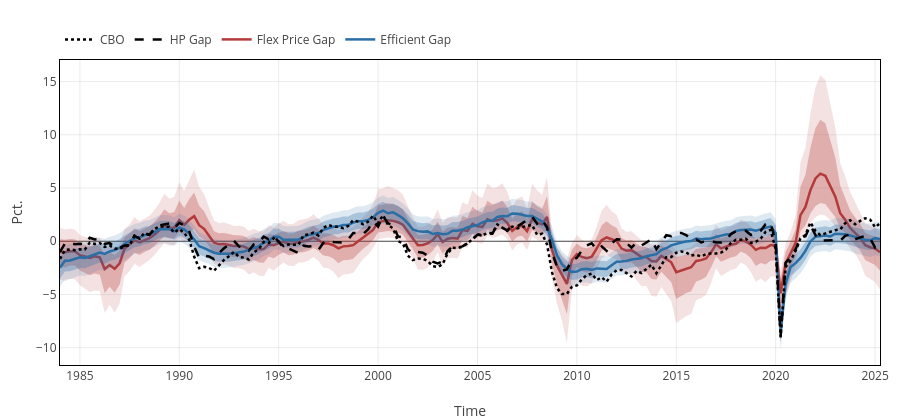

The cell this chart's notebook holds for it:
### Code cell
include("code/filters.jl");
y = (data[1:end-max_h, 1]);
cbo_gap = CSV.read("./data/CBO_gap_2025.csv", DataFrame)[!, :GDPC1_GDPPOT];

hp_gap = HP_filter(y);

# ============= gaps
plt_cycle = Plot([

              # Flex price gap
        # 90% band: lower first (invisible), then upper filled to previous
        scatter(x=date, y=Ψf05[1:end-max_h, 1], mode="lines",
                line=attr(color="rgba(0,0,0,0)"), hoverinfo="skip", showlegend=false),
        scatter(x=date, y=Ψf95[1:end-max_h, 1], mode="lines", showlegend=false,
                fill="tonexty", fillcolor=band90_flex, line=attr(color="rgba(0,0,0,0)")),  
        # 68% band: lower first (invisible), then upper filled to previous
        scatter(x=date, y=Ψf16[1:end-max_h, 1], mode="lines",
                line=attr(color="rgba(0,0,0,0)"), hoverinfo="skip", showlegend=false),
        scatter(x=date, y=Ψf84[1:end-max_h, 1], mode="lines", showlegend=false,
                fill="tonexty", fillcolor=band68_flex, line=attr(color="rgba(0,0,0,0)")),
        # Median line
        scatter(x=date, y=Ψfᵐ[1:end-max_h, 1], mode="lines", name="Flex Price Gap", legendrank=3,
                line=attr(color=flex_color, width=2.5)),
                
        # Efficient gap
        # 90% band: lower first (invisible), then upper filled to previous
        scatter(x=date, y=Ψe05[1:end-max_h, 1], mode="lines",
                line=attr(color="rgba(0,0,0,0)"), hoverinfo="skip", showlegend=false),
        scatter(x=date, y=Ψe95[1:end-max_h, 1], mode="lines", showlegend=false,
                fill="tonexty", fillcolor=band90_eff, line=attr(color="rgba(0,0,0,0)")),

        # 68% band: lower first (invisible), then upper filled to previous
        scatter(x=date, y=Ψe16[1:end-max_h, 1], mode="lines",
                line=attr(color="rgba(0,0,0,0)"), hoverinfo="skip", showlegend=false),
        scatter(x=date, y=Ψe84[1:end-max_h, 1], mode="lines", showlegend=false,
                fill="tonexty", fillcolor=band68_eff, line=attr(color="rgba(0,0,0,0)")),
        # Median line
        scatter(x=date, y=Ψeᵐ[1:end-max_h, 1], mode="lines", name="Efficient Gap", legendrank=1,
                line=attr(color=eff_color, width=2.5)),
        
        # HP benchmark
        scatter(x=date[1:end-max_h], y=hp_gap, name="HP Gap", line=attr(width=2.5, color="#000000", dash="dash")),

        # CBO benchmark
        scatter(x=date[1:end-max_h], y=cbo_gap, name="CBO", line=attr(width=2.5, color="#000000", dash="dot"))

],
base_layout)
display(plt_cycle)

# correlation
corr_hp = cor(Ψeᵐ[1:end-max_h, 1], hp_gap)
display("Correlation between Efficient gap and HP gap: $(corr_hp)")

corr_hp = cor(Ψfᵐ[1:end-max_h, 1], hp_gap)
display("Correlation between Flex price gap and HP gap: $(corr_hp)")

# relative volatility of flex gap to efficient gap
rel_vol_hp_eff = std(hp_gap) /  std(Ψeᵐ[1:end-max_h, 1])
display("Relative volatility of HP gap to Efficient gap: $(rel_vol_hp_eff)")

rel_vol_hp_flex = std(hp_gap) / std(Ψfᵐ[1:end-max_h, 1])
display("Relative volatility of HP gap to Flex price gap: $(rel_vol_hp_flex)")


# CORRELATIONS
corr_cbo = cor(Ψeᵐ[1:end-max_h, 1], cbo_gap)
display("Correlation between Efficient gap and CBO gap: $(corr_cbo)")

corr_cbo = cor(Ψfᵐ[1:end-max_h, 1], cbo_gap)
display("Correlation between Flex price gap and CBO gap: $(corr_cbo)")


# relative volatility of flex gap to efficient gap
rel_vol_cbo_eff = std(cbo_gap) /  std(Ψeᵐ[1:end-max_h, 1])
display("Relative volatility of CBO gap to Efficient gap: $(rel_vol_cbo_eff)")

rel_vol_cbo_flex = std(cbo_gap) / std(Ψfᵐ[1:end-max_h, 1])
display("Relative volatility of CBO gap to Flex price gap: $(rel_vol_cbo_flex)")

### Figure 1 — Plotly figure (JSON) as saved in the notebook; plotly's stock layout.template omitted (floating-point values rounded to 4 significant figures; data arrays with more than 128 entries replaced by an {"elided": "..."} marker saying what was removed)
{"data": [{"hoverinfo": "skip", "line": {"color": "rgba(0,0,0,0)"}, "mode": "lines", "showlegend": false, "type": "scatter", "x": {"elided": "174 str values"}, "y": {"elided": "166 float values"}}, {"fill": "tonexty", "fillcolor": "rgba(179, 58, 58, 0.15)", "line": {"color": "rgba(0,0,0,0)"}, "mode": "lines", "showlegend": false, "type": "scatter", "x": {"elided": "174 str values"}, "y": {"elided": "166 float values"}}, {"hoverinfo": "skip", "line": {"color": "rgba(0,0,0,0)"}, "mode": "lines", "showlegend": false, "type": "scatter", "x": {"elided": "174 str values"}, "y": {"elided": "166 float values"}}, {"fill": "tonexty", "fillcolor": "rgba(179, 58, 58, 0.30)", "line": {"color": "rgba(0,0,0,0)"}, "mode": "lines", "showlegend": false, "type": "scatter", "x": {"elided": "174 str values"}, "y": {"elided": "166 float values"}}, {"legendrank": 3, "line": {"color": "#B33A3A", "width": 2.5}, "mode": "lines", "name": "Flex Price Gap", "type": "scatter", "x": {"elided": "174 str values"}, "y": {"elided": "166 float values"}}, {"hoverinfo": "skip", "line": {"color": "rgba(0,0,0,0)"}, "mode": "lines", "showlegend": false, "type": "scatter", "x": {"elided": "174 str values"}, "y": {"elided": "166 float values"}}, {"fill": "tonexty", "fillcolor": "rgba(42, 110, 166, 0.15)", "line": {"color": "rgba(0,0,0,0)"}, "mode": "lines", "showlegend": false, "type": "scatter", "x": {"elided": "174 str values"}, "y": {"elided": "166 float values"}}, {"hoverinfo": "skip", "line": {"color": "rgba(0,0,0,0)"}, "mode": "lines", "showlegend": false, "type": "scatter", "x": {"elided": "174 str values"}, "y": {"elided": "166 float values"}}, {"fill": "tonexty", "fillcolor": "rgba(42, 110, 166, 0.30)", "line": {"color": "rgba(0,0,0,0)"}, "mode": "lines", "showlegend": false, "type": "scatter", "x": {"elided": "174 str values"}, "y": {"elided": "166 float values"}}, {"legendrank": 1, "line": {"color": "#2A6EA6", "width": 2.5}, "mode": "lines", "name": "Efficient Gap", "type": "scatter", "x": {"elided": "174 str values"}, "y": {"elided": "166 float values"}}, {"line": {"color": "#000000", "dash": "dash", "width": 2.5}, "name": "HP Gap", "type": "scatter", "x": {"elided": "166 str values"}, "y": {"elided": "166 float values"}}, {"line": {"color": "#000000", "dash": "dot", "width": 2.5}, "name": "CBO", "type": "scatter", "x": {"elided": "166 str values"}, "y": {"elided": "166 float values"}}], "layout": {"height": 420, "hovermode": "x unified", "legend": {"bgcolor": "rgba(0,0,0,0)", "orientation": "h", "x": 0, "y": 1.02, "yanchor": "bottom"}, "margin": {"b": 55, "l": 60, "r": 20, "t": 60}, "width": 900, "xaxis": {"gridcolor": "rgba(0,0,0,0.08)", "linecolor": "black", "linewidth": 1, "mirror": true, "showgrid": true, "showline": true, "title": "Time", "zeroline": false}, "yaxis": {"gridcolor": "rgba(0,0,0,0.08)", "linecolor": "black", "linewidth": 1, "mirror": true, "showgrid": true, "showline": true, "title": "Pct.", "zeroline": true}}}
